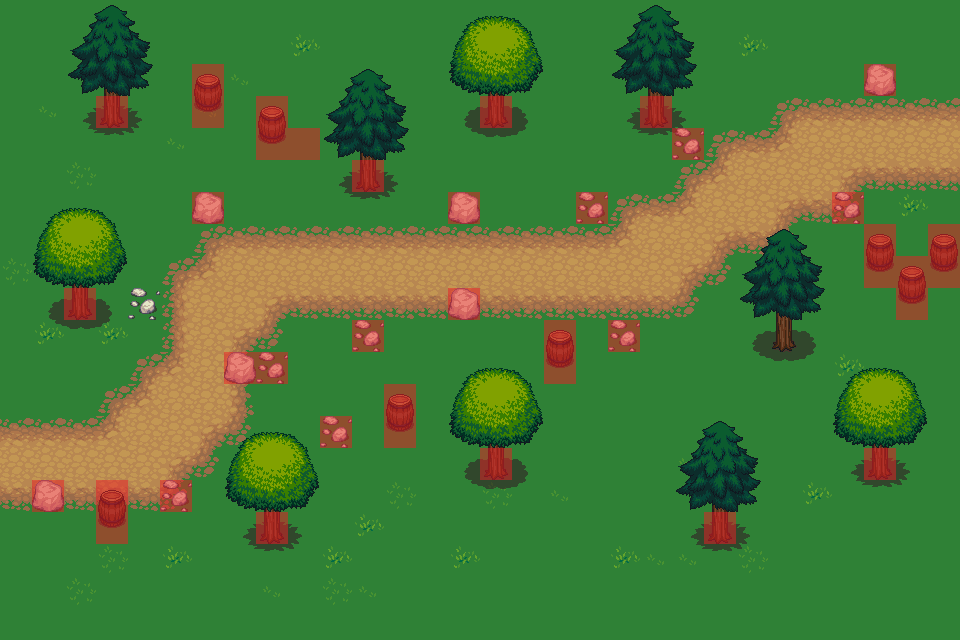

Below is a game level as drawn by its tile map, then a one-line description and the .tmx that defines it (tile-layer data replaced by summaries):
An orthogonal 30x20 tile map with 32x32 px tiles, 7 tile layers (Grass, Path, PathRocks, Objects, ...), 39 tilesets and 1 object.

<map version="1.0" orientation="orthogonal" renderorder="right-down" width="30" height="20" tilewidth="32" tileheight="32" nextobjectid="1">
 <tileset firstgid="1" name="trunk" tilewidth="32" tileheight="32" tilecount="18" columns="6">
  <image source="../Tilesets/LPC Base Assets/tiles/trunk.png" width="192" height="96" />
 </tileset>
 <tileset firstgid="19" name="victoria" tilewidth="32" tileheight="32" tilecount="55" columns="11">
  <image source="../Tilesets/LPC Base Assets/tiles/victoria.png" width="352" height="160" />
 </tileset>
 <tileset firstgid="74" name="water" tilewidth="32" tileheight="32" tilecount="18" columns="3">
  <image source="../Tilesets/LPC Base Assets/tiles/water.png" width="96" height="192" />
 </tileset>
 <tileset firstgid="92" name="waterfall" tilewidth="32" tileheight="32" tilecount="15" columns="3">
  <image source="../Tilesets/LPC Base Assets/tiles/waterfall.png" width="96" height="160" />
 </tileset>
 <tileset firstgid="107" name="watergrass" tilewidth="32" tileheight="32" tilecount="18" columns="3">
  <image source="../Tilesets/LPC Base Assets/tiles/watergrass.png" width="96" height="192" />
 </tileset>
 <tileset firstgid="125" name="barrel" tilewidth="32" tileheight="32" tilecount="8" columns="4">
  <image source="../Tilesets/LPC Base Assets/tiles/barrel.png" width="128" height="64" />
 </tileset>
 <tileset firstgid="133" name="brackish" tilewidth="32" tileheight="32" tilecount="18" columns="3">
  <image source="../Tilesets/LPC Base Assets/tiles/brackish.png" width="96" height="192" />
 </tileset>
 <tileset firstgid="151" name="bridges" tilewidth="32" tileheight="32" tilecount="42" columns="6">
  <image source="../Tilesets/LPC Base Assets/tiles/bridges.png" width="192" height="224" />
 </tileset>
 <tileset firstgid="193" name="buckets" tilewidth="32" tileheight="32" tilecount="6" columns="3">
  <image source="../Tilesets/LPC Base Assets/tiles/buckets.png" width="96" height="64" />
 </tileset>
 <tileset firstgid="199" name="cabinets" tilewidth="32" tileheight="32" tilecount="78" columns="6">
  <image source="../Tilesets/LPC Base Assets/tiles/cabinets.png" width="192" height="416" />
 </tileset>
 <tileset firstgid="277" name="castle_lightsources" tilewidth="32" tileheight="32" tilecount="20" columns="5">
  <image source="../Tilesets/LPC Base Assets/tiles/castle_lightsources.png" width="160" height="128" />
 </tileset>
 <tileset firstgid="297" name="castle_outside" tilewidth="32" tileheight="32" tilecount="187" columns="17">
  <image source="../Tilesets/LPC Base Assets/tiles/castle_outside.png" width="544" height="352" />
 </tileset>
 <tileset firstgid="484" name="castlefloors" tilewidth="32" tileheight="32" tilecount="100" columns="10">
  <image source="../Tilesets/LPC Base Assets/tiles/castlefloors.png" width="320" height="320" />
 </tileset>
 <tileset firstgid="584" name="castlefloors_outside" tilewidth="32" tileheight="32" tilecount="20" columns="4">
  <image source="../Tilesets/LPC Base Assets/tiles/castlefloors_outside.png" width="128" height="160" />
 </tileset>
 <tileset firstgid="604" name="castlewalls" tilewidth="32" tileheight="32" tilecount="180" columns="12">
  <image source="../Tilesets/LPC Base Assets/tiles/castlewalls.png" width="384" height="480" />
 </tileset>
 <tileset firstgid="784" name="cement" tilewidth="32" tileheight="32" tilecount="18" columns="3">
  <image source="../Tilesets/LPC Base Assets/tiles/cement.png" width="96" height="192" />
 </tileset>
 <tileset firstgid="802" name="cementstair" tilewidth="32" tileheight="32" tilecount="20" columns="5">
  <image source="../Tilesets/LPC Base Assets/tiles/cementstair.png" width="160" height="128" />
 </tileset>
 <tileset firstgid="822" name="chests" tilewidth="32" tileheight="32" tilecount="6" columns="2">
  <image source="../Tilesets/LPC Base Assets/tiles/chests.png" width="64" height="96" />
 </tileset>
 <tileset firstgid="828" name="country" tilewidth="32" tileheight="32" tilecount="20" columns="5">
  <image source="../Tilesets/LPC Base Assets/tiles/country.png" width="160" height="128" />
 </tileset>
 <tileset firstgid="848" name="cup" tilewidth="32" tileheight="32" tilecount="2" columns="1">
  <image source="../Tilesets/LPC Base Assets/tiles/cup.png" width="32" height="64" />
 </tileset>
 <tileset firstgid="850" name="dirt" tilewidth="32" tileheight="32" tilecount="18" columns="3">
  <image source="../Tilesets/LPC Base Assets/tiles/dirt.png" width="96" height="192" />
  <terraintypes>
   <terrain name="Earthh" tile="-1" />
  </terraintypes>
  <tile id="1" terrain="0,0,0," />
  <tile id="2" terrain="0,0,,0" />
  <tile id="4" terrain="0,,0,0" />
  <tile id="5" terrain=",0,0,0" />
  <tile id="6" terrain=",,,0" />
  <tile id="7" terrain=",,0,0" />
  <tile id="8" terrain=",,0," />
  <tile id="9" terrain=",0,,0" />
  <tile id="10" terrain="0,0,0,0" />
  <tile id="11" terrain="0,,0," />
  <tile id="12" terrain=",0,," />
  <tile id="13" terrain="0,0,," />
  <tile id="14" terrain="0,,," />
 </tileset>
 <tileset firstgid="868" name="dirt2" tilewidth="32" tileheight="32" tilecount="18" columns="3">
  <image source="../Tilesets/LPC Base Assets/tiles/dirt2.png" width="96" height="192" />
 </tileset>
 <tileset firstgid="886" name="dungeon" tilewidth="32" tileheight="32" tilecount="104" columns="13">
  <image source="../Tilesets/LPC Base Assets/tiles/dungeon.png" width="416" height="256" />
 </tileset>
 <tileset firstgid="990" name="grass" tilewidth="32" tileheight="32" tilecount="18" columns="3">
  <image source="../Tilesets/LPC Base Assets/tiles/grass.png" width="96" height="192" />
 </tileset>
 <tileset firstgid="1008" name="grassalt" tilewidth="32" tileheight="32" tilecount="18" columns="3">
  <image source="../Tilesets/LPC Base Assets/tiles/grassalt.png" width="96" height="192" />
 </tileset>
 <tileset firstgid="1026" name="hole" tilewidth="32" tileheight="32" tilecount="18" columns="3">
  <image source="../Tilesets/LPC Base Assets/tiles/hole.png" width="96" height="192" />
 </tileset>
 <tileset firstgid="1044" name="holek" tilewidth="32" tileheight="32" tilecount="18" columns="3">
  <image source="../Tilesets/LPC Base Assets/tiles/holek.png" width="96" height="192" />
 </tileset>
 <tileset firstgid="1062" name="holemid" tilewidth="32" tileheight="32" tilecount="18" columns="3">
  <image source="../Tilesets/LPC Base Assets/tiles/holemid.png" width="96" height="192" />
 </tileset>
 <tileset firstgid="1080" name="house" tilewidth="32" tileheight="32" tilecount="63" columns="9">
  <image source="../Tilesets/LPC Base Assets/tiles/house.png" width="288" height="224" />
 </tileset>
 <tileset firstgid="1143" name="inside" tilewidth="32" tileheight="32" tilecount="100" columns="10">
  <image source="../Tilesets/LPC Base Assets/tiles/inside.png" width="320" height="320" />
 </tileset>
 <tileset firstgid="1243" name="kitchen" tilewidth="32" tileheight="32" tilecount="8" columns="2">
  <image source="../Tilesets/LPC Base Assets/tiles/kitchen.png" width="64" height="128" />
 </tileset>
 <tileset firstgid="1251" name="lava" tilewidth="32" tileheight="32" tilecount="18" columns="3">
  <image source="../Tilesets/LPC Base Assets/tiles/lava.png" width="96" height="192" />
 </tileset>
 <tileset firstgid="1269" name="lavarock" tilewidth="32" tileheight="32" tilecount="18" columns="3">
  <image source="../Tilesets/LPC Base Assets/tiles/lavarock.png" width="96" height="192" />
 </tileset>
 <tileset firstgid="1287" name="mountains" tilewidth="32" tileheight="32" tilecount="108" columns="12">
  <image source="../Tilesets/LPC Base Assets/tiles/mountains.png" width="384" height="288" />
 </tileset>
 <tileset firstgid="1395" name="rock" tilewidth="32" tileheight="32" tilecount="2" columns="2">
  <image source="../Tilesets/LPC Base Assets/tiles/rock.png" width="64" height="32" />
 </tileset>
 <tileset firstgid="1397" name="signs" tilewidth="32" tileheight="32" tilecount="6" columns="3">
  <image source="../Tilesets/LPC Base Assets/tiles/signs.png" width="96" height="64" />
 </tileset>
 <tileset firstgid="1403" name="stairs" tilewidth="32" tileheight="32" tilecount="112" columns="8">
  <image source="../Tilesets/LPC Base Assets/tiles/stairs.png" width="256" height="448" />
 </tileset>
 <tileset firstgid="1515" name="treetop" tilewidth="32" tileheight="32" tilecount="42" columns="6">
  <image source="../Tilesets/LPC Base Assets/tiles/treetop.png" width="192" height="224" />
 </tileset>
 <tileset firstgid="1557" name="RED" tilewidth="32" tileheight="32" tilecount="1" columns="1">
  <image source="../Tilesets/RED.png" width="32" height="32" />
  <tile id="0">
   <objectgroup draworder="index">
    <object id="5" x="0" y="0" width="32" height="32" />
   </objectgroup>
  </tile>
 </tileset>
 <layer name="Grass" width="30" height="20">
  <data>[600 cells, 600 non-empty, 4 distinct tile ids]</data>
 </layer>
 <layer name="Path" width="30" height="20">
  <data>[600 cells, 119 non-empty, 9 distinct tile ids]</data>
 </layer>
 <layer name="PathRocks" width="30" height="20">
  <data>[600 cells, 15 non-empty, 2 distinct tile ids]</data>
 </layer>
 <layer name="Objects" width="30" height="20">
  <data>[600 cells, 16 non-empty, 2 distinct tile ids]</data>
 </layer>
 <layer name="TreeBase" width="30" height="20">
  <data>[600 cells, 90 non-empty, 18 distinct tile ids]</data>
 </layer>
 <layer name="TreeTop" width="30" height="20">
  <data>[600 cells, 90 non-empty, 18 distinct tile ids]</data>
 </layer>
 <layer name="Collisions" width="30" height="20" opacity="0.5">
  <data>[600 cells, 40 non-empty, 1 distinct tile ids]</data>
 </layer>
</map>
